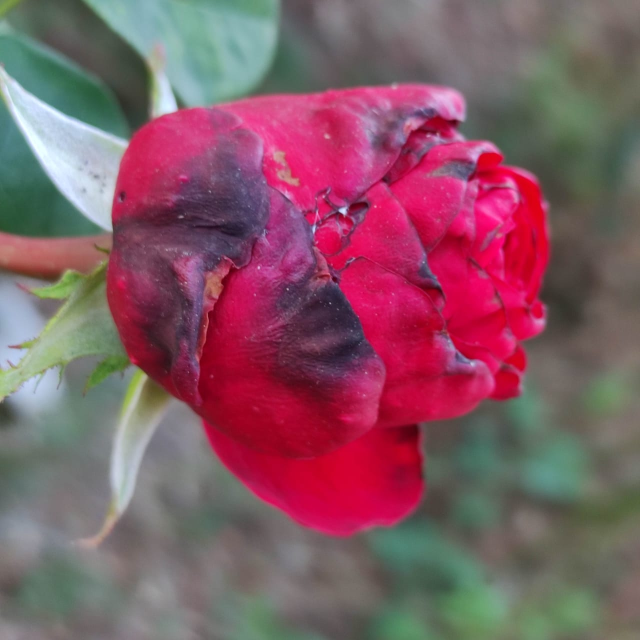
#> input picture imagenes/rosas/defectuosa/defecto1.jpeg, 1280 x 1280 px (shown at 1/2 size)
$ jupyter execute 04_deteccion_de_defectos.ipynb
#> lines starting #> are read from the running program, lines starting #| are printed output that depends on the picture; after the words box and inside, x2 and y2 are one past the last pixel; in counts of white or black regions, pixels touching at a corner belong together
[cell 1]
import cv2
import numpy as np
import matplotlib.pyplot as plt

[cell 2]
img = cv2.imread('imagenes/rosas/defectuosa/defecto1.jpeg', 0)
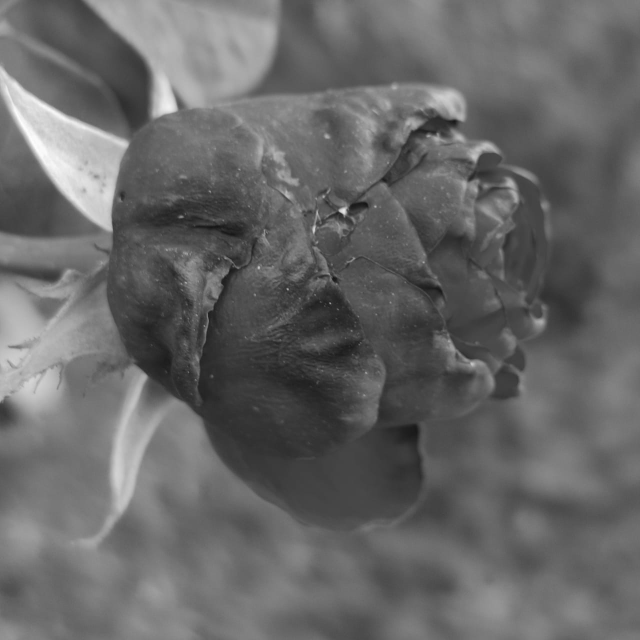
#> img: shape (1280, 1280) (shown at 1/2 size); min 17, max 255, mean 103.2
img_rgb = cv2.imread('imagenes/rosas/defectuosa/defecto1.jpeg', 1)
#> img_rgb is the input picture: shape (1280, 1280, 3); mean B, G, R 101.1, 89.2, 131.5
img = cv2.resize(img, (500, 550))
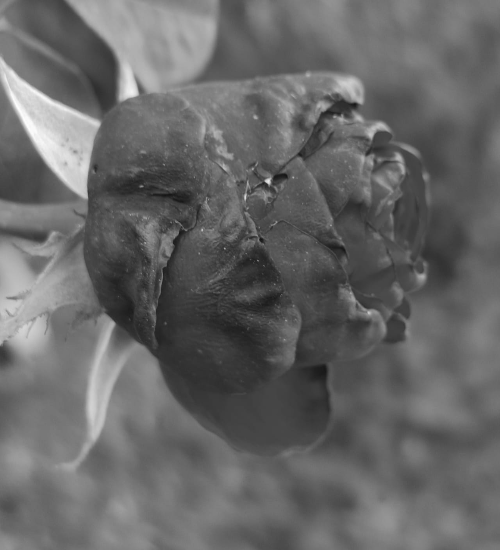
#> img: shape (550, 500); min 21, max 254, mean 103.1
img_rgb = cv2.resize(img, (500, 550))

# cv2.imshow('Image', img)
# cv2.waitKey(0)

img_hsv = cv2.cvtColor(img, cv2.COLOR_BGR2HSV)

rojoBajo1 = np.array([0, 100, 20], np.uint8)
rojoAlto1 = np.array([8, 255, 255], np.uint8)
rojoBajo2 = np.array([175, 100, 20], np.uint8)
rojoAlto2 = np.array([179, 255, 255], np.uint8)

mascaraDefecto1 = cv2.inRange(img_hsv, rojoBajo1, rojoAlto1)
mascaraDefecto2 = cv2.inRange(img_hsv, rojoBajo2, rojoAlto2)
mascaraDefecto = cv2.add(mascaraDefecto1, mascaraDefecto2)

cv2.imshow('Deteccion de defectos', mascaraDefecto)
cv2.imshow('Original', img_hsv)
cv2.waitKey(0)

[cell 3]
# contamos con una imagen en escala de grises declarada anteriormente
# cambiamos el tamaño de la imagen
# img_blur = cv2.blur(img, (6,6))
_, binarizada = cv2.threshold(img, 100, 255, cv2.THRESH_BINARY)
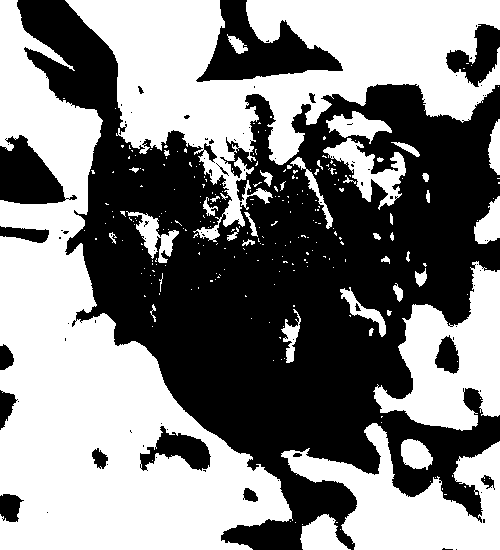
#> binarizada: shape (550, 500); 51.5% white; 91 black regions (73 under 20 px), largest, box (x1, y1, x2, y2) and area: (17, 0, 500, 550) 118653, (196, 0, 343, 82) 5398, (0, 135, 77, 204) 3092
_, binarizada_inv = cv2.threshold(img, 100, 255, cv2.THRESH_BINARY_INV)
'''Podria agregar un blur para no tener mucha interferencia del fonto'''

cv2.imshow('Original - binary', np.hstack([img_rgb, binarizada]))
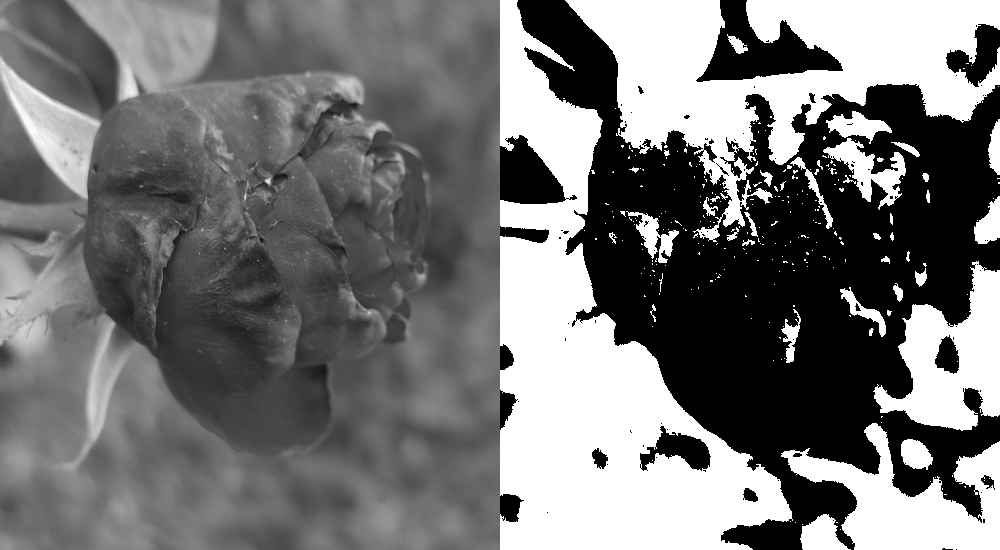
#> window 'Original - binary': shape (550, 1000); min 0, max 255, mean 117.2
# cv2.imshow('Binary Inv', binarizada_inv)
cv2.waitKey(0)

# Histograma de una imagen

[cell 4]
# Lectura, redimencion y conversion de la imagen
img1 = cv2.imread('imagenes/rosas/calidad/IMG_20210322_140118.jpg')
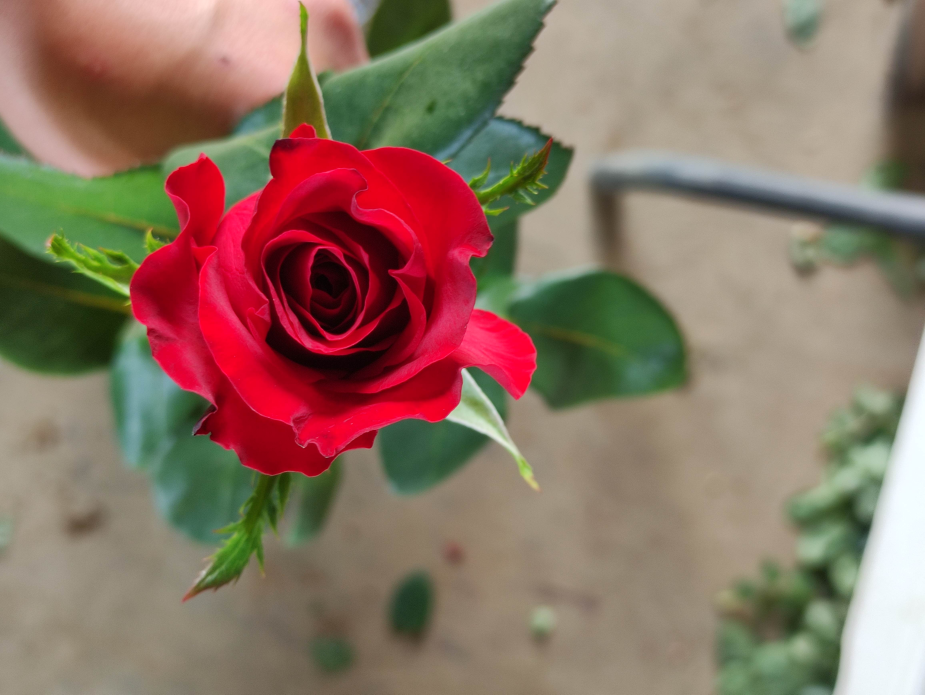
#> input picture imagenes/rosas/calidad/IMG_20210322_140118.jpg, 4624 x 3472 px (shown at 1/5 size)
#> img1 is the input picture: shape (3472, 4624, 3); mean B, G, R 99, 114.6, 139.9
img1 = cv2.resize(img1, (500, 600))
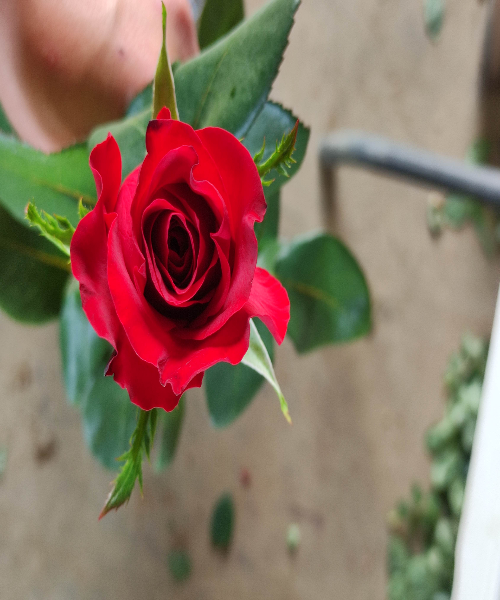
#> img1: shape (600, 500, 3); mean B, G, R 98.9, 114.5, 139.8
img_gray = cv2.cvtColor(img1, cv2.COLOR_BGR2GRAY)
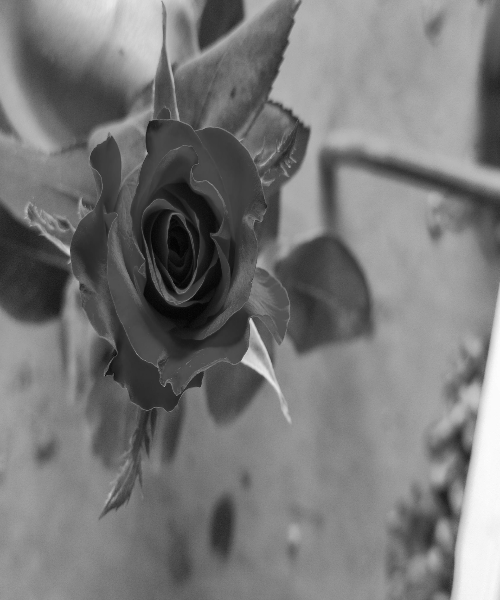
#> img_gray: shape (600, 500); min 2, max 252, mean 120.3

[cell 5]
# Creacion del histograma
histograma = cv2.calcHist([img_gray], [0], None, [256], [0, 255])
#> histograma = 256 values, max 3980 at index 135, min 0 at index 0, mean 1171.9

[cell 6]
plt.plot(histograma)
plt.show()
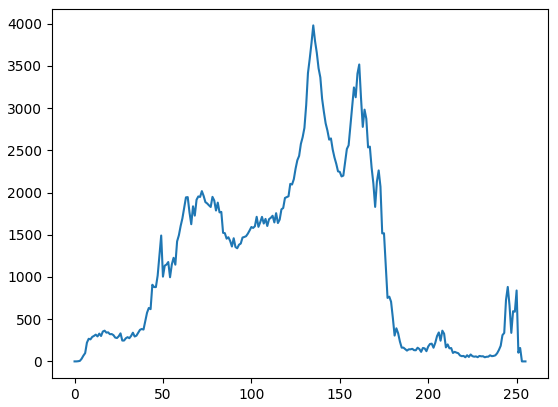
#> figure drawn by matplotlib, 1 panel; curve peaks at x = 135, y = 3980

[cell 7]
cv2.imshow('Imagen original', img1)
cv2.waitKey(0)

[cell 8]
color = ('b','g','r')
for i,col in enumerate(color):
    histograma = cv2.calcHist([img1],[i],None,[256],[0,255])
    plt.plot(histograma,color = col)
    plt.xlim([0,255])
plt.show()
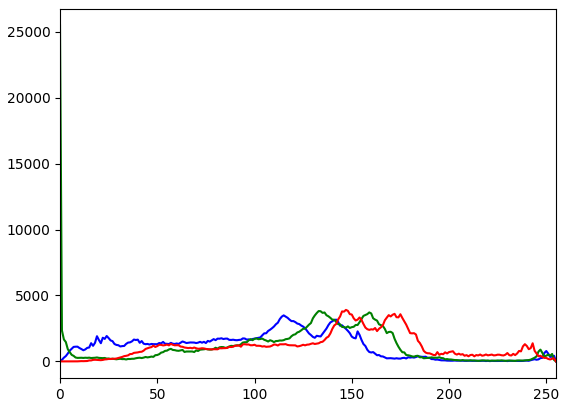
#> figure drawn by matplotlib, 1 panel; curve peaks at x = 115, y = 3491; curve peaks at x = 0, y = 25485; curve peaks at x = 147, y = 3906
